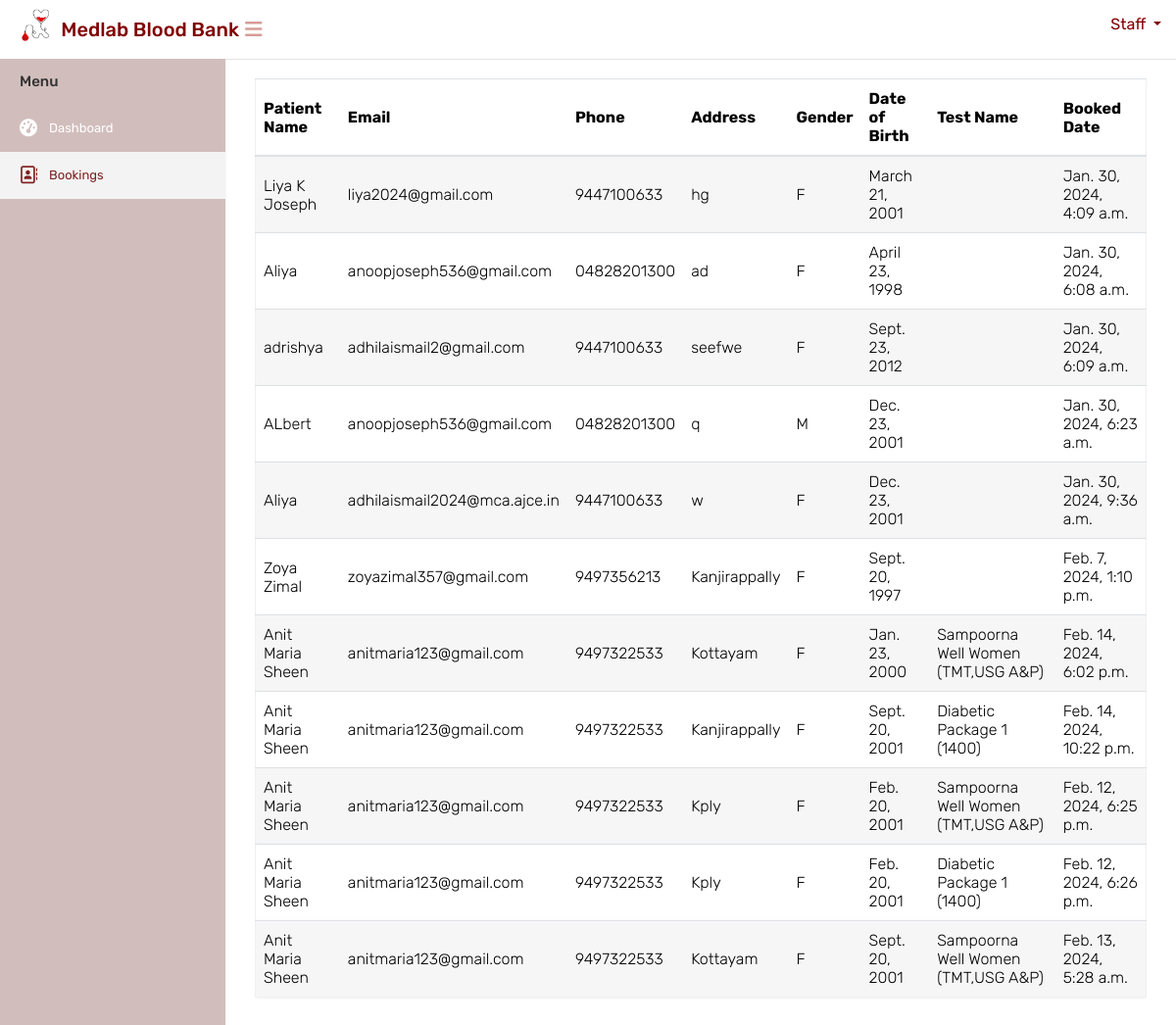
The page /labtestbookings on the database its author committed.
### website/models.py (models this page shows, shortened)
class Booking(models.Model):
    STATUS_CHOICES = (
        ('booked', 'Booked'),
        ('cancelled', 'Cancelled'),
        ('expired', 'Expired'),
    )
    patient = models.ForeignKey(Patient, on_delete=models.CASCADE)
    booked_date = models.DateTimeField(auto_now_add=True)
    test_date = models.DateField( null=True,blank=True)
    status = models.CharField(max_length=20, choices=STATUS_CHOICES, default='booked')

class Patient(models.Model):
    user = models.ForeignKey(CustomUser, on_delete=models.CASCADE, default=1, related_name='patient_user')
    full_name = models.CharField(max_length=255)
    email = models.EmailField()
    phone = models.CharField(max_length=15)
    address = models.TextField()
    gender = models.CharField(max_length=1, choices=[('M', 'Male'), ('F', 'Female'), ('O', 'Other')])
    date_of_birth = models.DateField()
    selected_test = models.ForeignKey(LaboratoryTest, on_delete=models.SET_NULL, null=True, blank=True)

class LaboratoryTest(models.Model):
    test_name = models.CharField(max_length=255)
    test_price = models.DecimalField(max_digits=10, decimal_places=2)
    package_details = models.JSONField()

### website/views.py (the view)
# urls.py: path('labtestbookings',views.labtestbookings, name='labtestbookings'),
def labtestbookings(request):
    appointments = Booking.objects.all()
    test_name= Patient.objects
    context = {'appointments': appointments}
    return render(request, 'labstaff/viewbookings.html', context)

### templates/labstaff/viewbookings.html (shortened to what this page needs)
{% load static %}
<html lang="en">
<head>
    <link rel="stylesheet" type="text/css" href="{% static 'mainuser/css/bootstrap.min.css' %}">
    <link rel="stylesheet" type="text/css" href="{% static 'mainuser/css/font-awesome.min.css' %}">
    <link rel="stylesheet" type="text/css" href="{% static 'mainuser/css/select2.min.css' %}">
    <link rel="stylesheet" type="text/css" href="{% static 'mainuser/css/style.css' %}">
</head>
<body>
    <div class="main-wrapper">
        <div class="header" style="background-color:white;height:60px;">
			<div class="header-left">
				<a href="{% url 'adminindex' %}" class="logo" style="color: black;">
					<img src="{% static 'mainuser/img/logocopy.png' %}" width="75" height="40" alt="" style="margin-left:15px"> <span style="color: maroon;font-size: 20px;margin-top:10px; margin-left:-10px;white-space: nowrap;">Medlab Blood Bank</span>
				</a>
			</div>
			<a id="toggle_btn" href="javascript:void(0);" style="color:#d69c98;margin-top:20px;margin-left:10px;"><i class="fa fa-bars"></i></a>
            <ul class="nav user-menu float-right">
                <li class="nav-item dropdown has-arrow">
                    <a href="#" class="dropdown-toggle nav-link user-link" data-toggle="dropdown"style="color:maroon">
						<span style="color:maroon;">Staff</span>
                    </a>
                </li>
            </ul>
        </div>
        <div class="sidebar" id="sidebar">
            <div class="sidebar-inner slimscroll">
                <div id="sidebar-menu" class="sidebar-menu">
                    <ul>
                        <li class="menu-title">Menu</li>
                        <li>
                            <a href="{% url 'labstaffindex' %}"><i class="fa fa-dashboard"></i> <span>Dashboard</span></a>
                        </li>
						<li  class="active">
                            <a href="{% url 'labtestbookings' %}"><i class="fa fa-address-book-o"></i> <span>Bookings</span></a>
                        </li>
                    </ul>
                </div>
            </div>
        </div>
        <div class="page-wrapper">
            <div class="content">
                <div class="row">
                    <div class="col-md-12">
                        <div class="table-responsive">
                            <table class="table table-striped custom-table">
                                <thead>
                                    <tr>
                                        <th>Patient Name</th>
                                        <th>Email</th>
                                        <th>Phone</th>
                                        <th>Address</th>
                                        <th>Gender</th>
                                        <th>Date of Birth</th>
                                        <th>Test Name</th>
                                        <th>Booked Date</th>
                                    </tr>
                                </thead>
                                <tbody>
                                    {% for appointment in appointments %}
                                        <tr>
                                            <td>{{ appointment.patient.full_name }}</td>
                                            <td>{{ appointment.patient.email }}</td>
                                            <td>{{ appointment.patient.phone }}</td>
                                            <td>{{ appointment.patient.address }}</td>
                                            <td>{{ appointment.patient.gender }}</td>
                                            <td>{{ appointment.patient.date_of_birth }}</td>
                                            <td>{{ appointment.patient.selected_test.test_name }}</td>
                                            <td>{{ appointment.booked_date }}</td>
                                        </tr>
                                    {% endfor %}
                                </tbody>
                            </table>
                        </div>
                    </div>
                </div>
            </div>
		</div>
    </div>
</body>
</html>

### rows shown on the page
Booking: patient.full_name "Liya K Joseph", patient.email "liya2024@gmail.com", patient.phone "9447100633", patient.address "hg", patient.gender "F", patient.date_of_birth "March 21, 2001", booked_date "Jan. 30, 2024, 4:09 a.m."
Booking: patient.full_name "Aliya", patient.email "anoopjoseph536@gmail.com", patient.phone "04828201300", patient.address "ad", patient.gender "F", patient.date_of_birth "April 23, 1998", booked_date "Jan. 30, 2024, 6:08 a.m."
Booking: patient.full_name "adrishya", patient.email "adhilaismail2@gmail.com", patient.phone "9447100633", patient.address "seefwe", patient.gender "F", patient.date_of_birth "Sept. 23, 2012", booked_date "Jan. 30, 2024, 6:09 a.m."
Booking: patient.full_name "ALbert", patient.email "anoopjoseph536@gmail.com", patient.phone "04828201300", patient.address "q", patient.gender "M", patient.date_of_birth "Dec. 23, 2001", booked_date "Jan. 30, 2024, 6:23 a.m."
Booking: patient.full_name "Aliya", patient.email "adhilaismail2024@mca.ajce.in", patient.phone "9447100633", patient.address "w", patient.gender "F", patient.date_of_birth "Dec. 23, 2001", booked_date "Jan. 30, 2024, 9:36 a.m."
Booking: patient.full_name "Zoya Zimal", patient.email "zoyazimal357@gmail.com", patient.phone "9497356213", patient.address "Kanjirappally", patient.gender "F", patient.date_of_birth "Sept. 20, 1997", booked_date "Feb. 7, 2024, 1:10 p.m."
Booking: patient.full_name "Anit Maria Sheen", patient.email "anitmaria123@gmail.com", patient.phone "9497322533", patient.address "Kottayam", patient.gender "F", patient.date_of_birth "Jan. 23, 2000", patient.selected_test.test_name "Sampoorna Well Women (TMT,USG A&P)", booked_date "Feb. 14, 2024, 6:02 p.m."
Booking: patient.full_name "Anit Maria Sheen", patient.email "anitmaria123@gmail.com", patient.phone "9497322533", patient.address "Kanjirappally", patient.gender "F", patient.date_of_birth "Sept. 20, 2001", patient.selected_test.test_name "Diabetic Package 1 (1400)", booked_date "Feb. 14, 2024, 10:22 p.m."
Booking: patient.full_name "Anit Maria Sheen", patient.email "anitmaria123@gmail.com", patient.phone "9497322533", patient.address "Kply", patient.gender "F", patient.date_of_birth "Feb. 20, 2001", patient.selected_test.test_name "Sampoorna Well Women (TMT,USG A&P)", booked_date "Feb. 12, 2024, 6:25 p.m."
Booking: patient.full_name "Anit Maria Sheen", patient.email "anitmaria123@gmail.com", patient.phone "9497322533", patient.address "Kply", patient.gender "F", patient.date_of_birth "Feb. 20, 2001", patient.selected_test.test_name "Diabetic Package 1 (1400)", booked_date "Feb. 12, 2024, 6:26 p.m."
Booking: patient.full_name "Anit Maria Sheen", patient.email "anitmaria123@gmail.com", patient.phone "9497322533", patient.address "Kottayam", patient.gender "F", patient.date_of_birth "Sept. 20, 2001", patient.selected_test.test_name "Sampoorna Well Women (TMT,USG A&P)", booked_date "Feb. 13, 2024, 5:28 a.m."
